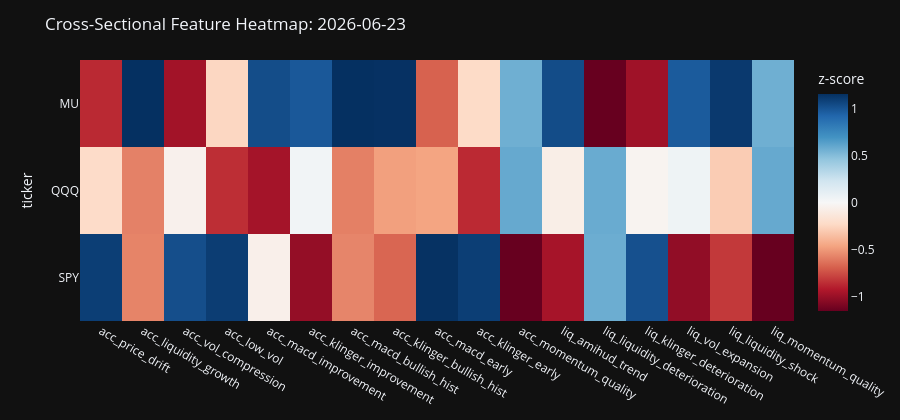

Write notebook code for a chart like this one.
### Markdown cell above
## Cross-Sectional Heatmap

### Code cell
LATEST_DATE = features_pd["date"].max()
plot_cross_section_heatmap(features_pd, feature_groups["all"], LATEST_DATE).show()

### Figure 1 — Plotly figure (JSON) as saved in the notebook; plotly's stock layout.template omitted (floating-point values rounded to 4 significant figures)
{"data": [{"coloraxis": "coloraxis", "hovertemplate": "x: %{x}<br>ticker: %{y}<br>z-score: %{z}<extra></extra>", "name": "0", "type": "heatmap", "x": ["acc_price_drift", "acc_liquidity_growth", "acc_vol_compression", "acc_low_vol", "acc_macd_improvement", "acc_klinger_improvement", "acc_macd_bullish_hist", "acc_klinger_bullish_hist", "acc_macd_early", "acc_klinger_early", "acc_momentum_quality", "liq_amihud_trend", "liq_liquidity_deterioration", "liq_klinger_deterioration", "liq_vol_expansion", "liq_liquidity_shock", "liq_momentum_quality"], "xaxis": "x", "y": ["MU", "QQQ", "SPY"], "yaxis": "y", "z": [[-0.8692, 1.155, -0.9719, -0.2481, 1.03, 0.9826, 1.155, 1.149, -0.6861, -0.2243, 0.5635, 1.036, -1.155, -0.9826, 0.9719, 1.114, 0.5635], [-0.2236, -0.5814, -0.05395, -0.8526, -0.9669, 0.03387, -0.5865, -0.4778, -0.4612, -0.8688, 0.5911, -0.07551, 0.5814, -0.03387, 0.05395, -0.2954, 0.5911], [1.093, -0.5733, 1.026, 1.101, -0.06327, -1.017, -0.5682, -0.6714, 1.147, 1.093, -1.155, -0.9601, 0.5733, 1.017, -1.026, -0.819, -1.155]]}], "layout": {"coloraxis": {"cmid": 0, "colorbar": {"title": {"text": "z-score"}}, "colorscale": [[0, "rgb(103,0,31)"], [0.1, "rgb(178,24,43)"], [0.2, "rgb(214,96,77)"], [0.3, "rgb(244,165,130)"], [0.4, "rgb(253,219,199)"], [0.5, "rgb(247,247,247)"], [0.6, "rgb(209,229,240)"], [0.7, "rgb(146,197,222)"], [0.8, "rgb(67,147,195)"], [0.9, "rgb(33,102,172)"], [1, "rgb(5,48,97)"]]}, "height": 420, "margin": {"t": 60}, "title": {"text": "Cross-Sectional Feature Heatmap: 2026-06-23"}, "xaxis": {"anchor": "y", "domain": [0, 1]}, "yaxis": {"anchor": "x", "autorange": "reversed", "domain": [0, 1], "title": {"text": "ticker"}}}}
